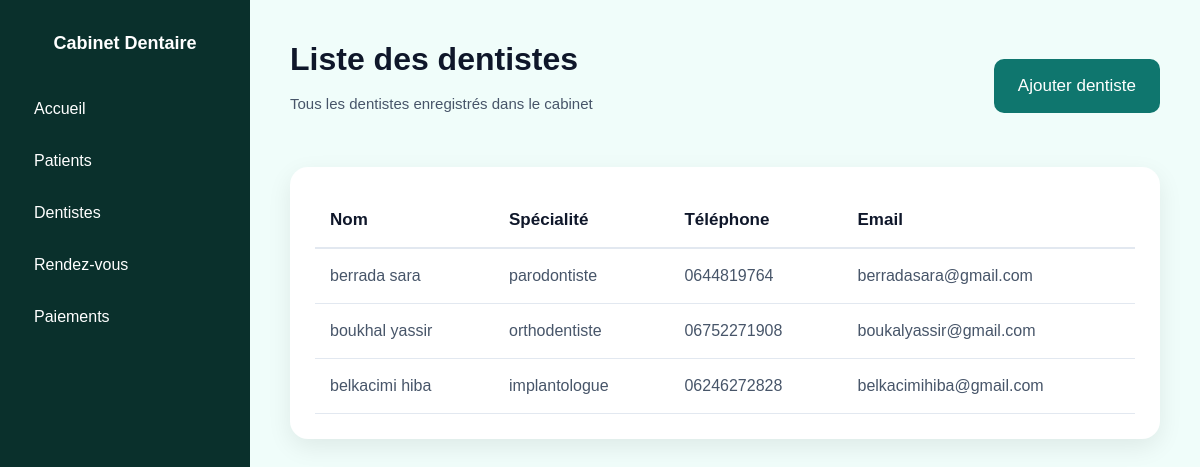
Page /dentistes/ on the committed database.
### cabinet/models.py (models this page shows, shortened)
class Dentiste(models.Model):
    nom = models.CharField(max_length=100)
    specialite = models.CharField(max_length=100)
    telephone = models.CharField(max_length=20)
    email = models.EmailField()

### cabinet/views.py (the view)
# urls.py: path('dentistes/',views.dentistes_list, name='dentistes_list'),
def dentistes_list(request):
    dentistes = Dentiste.objects.all()
    return render(request,'cabinet/dentistes_list.html',{'dentistes':dentistes})

### cabinet/templates/cabinet/dentistes_list.html (shortened to what this page needs)
 {%extends 'cabinet/base.html'%}
 {%block content%}
 <div class="page1_header">
    <div>
        <h1 class="page1_title">Liste des dentistes</h1>
        <p class="page1_subtitle">Tous les dentistes enregistrés dans le cabinet</p>
    </div>
    <a href="/dentistes/ajouter/" class="add1_btn">Ajouter dentiste</a>
 </div>
 <div class="table_card1">
   <table class="dentiste_table">
        <thead>
            <tr>
             <th>Nom</th>
             <th>Spécialité</th>
             <th>Téléphone</th>
             <th>Email</th>
            </tr>
        </thead>
        <tbody>
            {% for d in dentistes %}
            <tr>
                <td>{{ d.nom }}</td>
                <td>{{ d.specialite }}</td>
                <td>{{ d.telephone }}</td>
                <td>{{ d.email }}</td>
            </tr>
            {% empty %}
            <tr>
                <td colspan="4" class="empty1_message">
                    Aucun dentiste enregistré.
                </td>
            </tr>
            {% endfor %}
        </tbody>
   </table>
   {% endblock %}

### cabinet/static/cabinet/css/style.css (style rules this page uses)
* { padding: 0; margin: 0; box-sizing: border-box; }
body { font-family: 'Arial', sans-serif; background-color: #F8FAFC; }
.page1_header { display: flex; justify-content: space-between; align-items: center; margin-bottom: 35px; }
.page1_title { font-size: 32px; font-weight: bold; color: #0F172A; margin-bottom: 15px; }
.page1_subtitle { font-size: 15px; color: #475569; }
.add1_btn { background-color:#0F766E; text-decoration: none; padding: 14px 24px; border-radius: 10px; color: white; font-size: 17px; font-weight: 500; }
.table_card1 { background-color: white; padding: 25px; border-radius: 18px; box-shadow: 0 8px 25px rgba(0, 0, 0, 0.08); }
.dentiste_table { width: 100%; border-collapse: collapse; }
.dentiste_table th { text-align: left; color: #0F172A; font-size: 17px; padding: 15px; border-bottom: 2px solid #E2E8F0; }
.dentiste_table td { padding: 15px; color: #475569; border-bottom: 1px solid #E2E8F0; font-size: 16px; }

### rows in the picture
Dentiste: nom "berrada sara", specialite "parodontiste", telephone "0644819764", email "berradasara@gmail.com"
Dentiste: nom "boukhal yassir", specialite "orthodentiste", telephone "06752271908", email "boukalyassir@gmail.com"
Dentiste: nom "belkacimi hiba", specialite "implantologue", telephone "06246272828", email "belkacimihiba@gmail.com"
